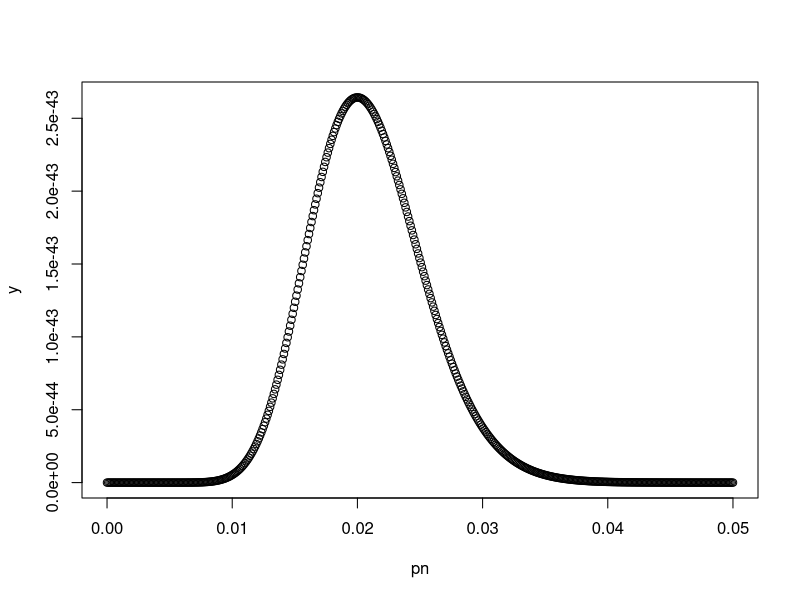
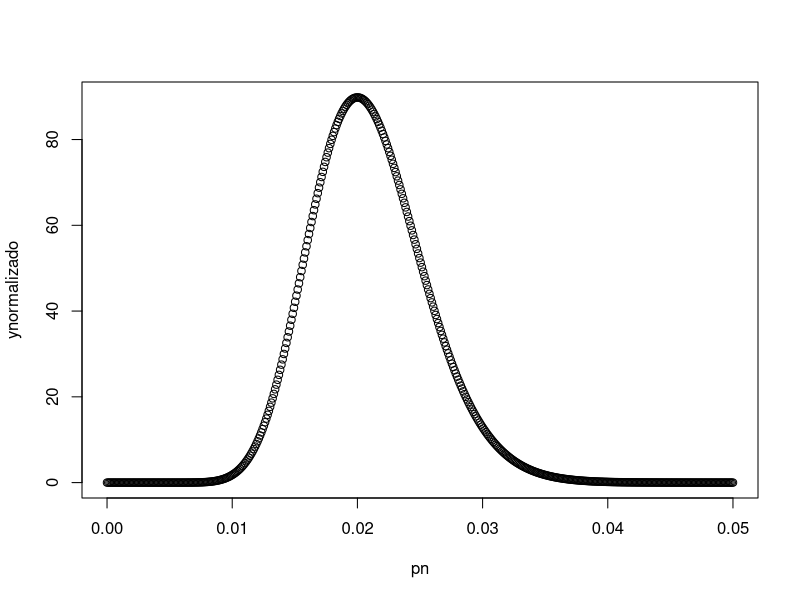

Source code (R) for these figures, in order: (Note: this script raises an error after producing the figures.)
## ---- chunk 1
f = function(p, x, N, C = 1){
  return(C * p^x * (1-p)^(N-x))
}
## ---- chunk 2
# sample
pn = seq(0, 0.05, len=500)

y = f(p = pn, x = 20, N = 1000)
## ---- chunk 3
plot(pn, y)
## ---- chunk 4
I = function(x, y){
   return(sum(y)*(x[2]-x[1]))
}
## ---- chunk 5
normalizador = I(pn, y)
## ---- chunk 6
ynormalizado = f(p = pn, x = 20, N = 1000, C = 1/normalizador)
## ---- chunk 7
plot(pn, ynormalizado)
## ---- chunk 8
I(p, ynormalizado)
## ---- chunk 9
pc = seq(0, 0.05, len=500)

y = f(p = pc, x = 30, N = 2013)
## ---- chunk 10
plot(pn, y)
## ---- chunk 11
normalizadorn = I(pn, y)
## ---- chunk 12
ynormalizadonormal = f(p = pn, x = 30, N = 2013, C = 1/normalizadorn)
## ---- chunk 13
plot(pn, ynormalizadonormal)
## ---- chunk 14
plot(pn, ynormalizadonormal, col = "darkgreen")
points(pc, ynormalizado, col = "red")
